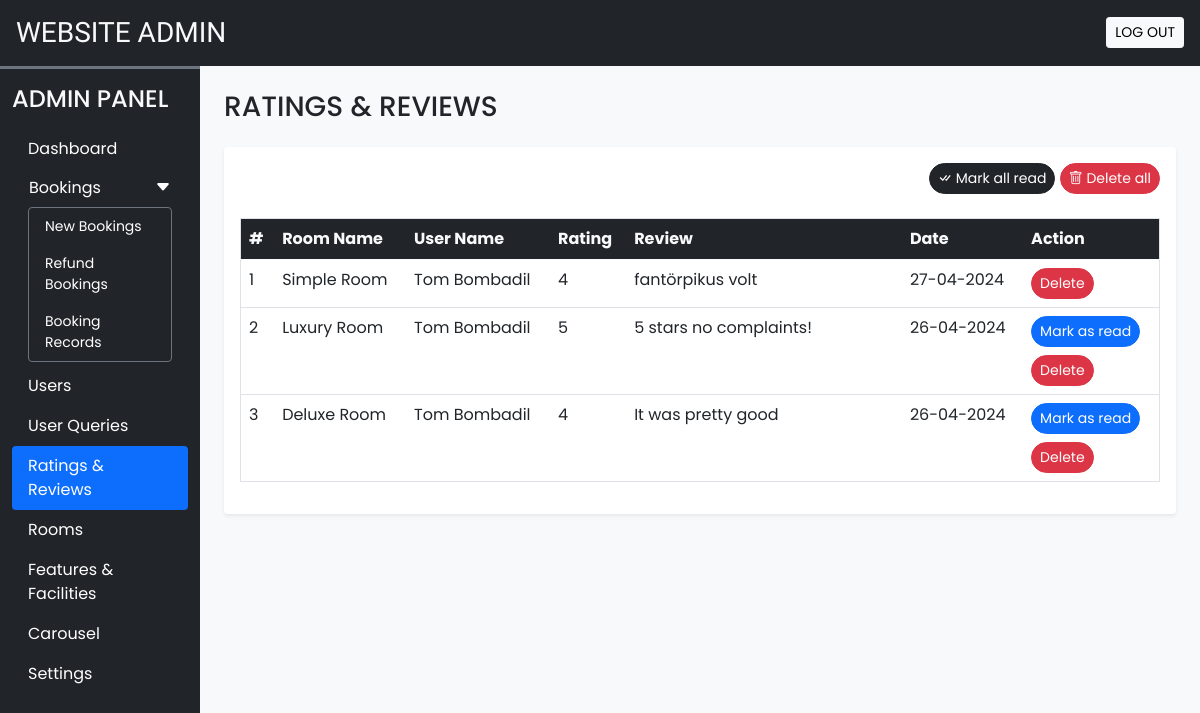
The app's page /admin/rate_review.php (signed in) with its own data.
### tables this page shows
CREATE TABLE `rating_review` (
  `sr_no` int(11) NOT NULL,
  `booking_id` int(11) NOT NULL,
  `room_id` int(11) NOT NULL,
  `user_id` int(11) NOT NULL,
  `rating` int(11) NOT NULL,
  `review` varchar(200) NOT NULL,
  `seen` int(11) NOT NULL DEFAULT 0,
  `datentime` datetime NOT NULL DEFAULT current_timestamp()
);

CREATE TABLE `rooms` (
  `id` int(11) NOT NULL,
  `name` varchar(150) NOT NULL,
  `area` int(11) NOT NULL,
  `price` int(11) NOT NULL,
  `quantity` int(11) NOT NULL,
  `adult` int(11) NOT NULL,
  `children` int(11) NOT NULL,
  `description` varchar(350) NOT NULL,
  `status` tinyint(4) NOT NULL DEFAULT 1,
  `removed` int(11) NOT NULL DEFAULT 0
);

CREATE TABLE `user_cred` (
  `id` int(11) NOT NULL,
  `name` varchar(100) NOT NULL,
  `email` varchar(150) NOT NULL,
  `address` varchar(120) NOT NULL,
  `phonenum` varchar(100) NOT NULL,
  `pincode` int(11) NOT NULL,
  `dob` date NOT NULL,
  `profile` varchar(100) NOT NULL,
  `password` varchar(200) NOT NULL,
  `is_verified` int(11) NOT NULL DEFAULT 0,
  `token` varchar(200) DEFAULT NULL,
  `t_expire` date DEFAULT NULL,
  `status` int(11) NOT NULL DEFAULT 1,
  `datentime` datetime NOT NULL DEFAULT current_timestamp()
);

### admin/rate_review.php (the view, shortened to what this page needs)
<!DOCTYPE html>
<html lang="en">
<head>
  <?php require('inc/links.php'); ?>
</head>
<body class="bg-light">
  <?php require('inc/header.php'); ?>
  <div class="container-fluid" id="main-content">
    <div class="row">
      <div class="col-lg-10 ms-auto p-4 overflow-hidden">
        <h3 class="mb-4">RATINGS & REVIEWS</h3>
        <div class="card border-0 shadow-sm mb-4">
          <div class="card-body">
            <div class="text-end mb-4">
              <a href="?seen=all" class="btn btn-dark rounded-pill shadow-none btn-sm">
                <i class="bi bi-check-all"></i> Mark all read
              </a>
              <a href="?del=all" class="btn btn-danger rounded-pill shadow-none btn-sm">
                <i class="bi bi-trash"></i> Delete all
              </a>
            </div>
            <div class="table-responsive-md">
              <table class="table table-hover border">
                <thead>
                  <tr class="bg-dark text-light">
                    <th scope="col">#</th>
                    <th scope="col">Room Name</th>
                    <th scope="col">User Name</th>
                    <th scope="col">Rating</th>
                    <th scope="col" width="30%">Review</th>
                    <th scope="col">Date</th>
                    <th scope="col">Action</th>
                  </tr>
                </thead>
                <tbody>
                  <?php
                    $q = "SELECT rr.*,uc.name AS uname, r.name AS rname FROM `rating_review` rr
                      INNER JOIN `user_cred` uc ON rr.user_id = uc.id
                      INNER JOIN `rooms` r ON rr.room_id = r.id
                      ORDER BY `sr_no` DESC";
                    $data = mysqli_query($con,$q);
                    $i=1;
                    while($row = mysqli_fetch_assoc($data))
                    {
                      $date = date('d-m-Y',strtotime($row['datentime']));
                      $seen='';
                      if($row['seen']!=1){
                        $seen = "<a href='?seen=$row[sr_no]' class='btn btn-sm rounded-pill btn-primary mb-2'>Mark as read</a> <br>";
                      }
                      $seen.="<a href='?del=$row[sr_no]' class='btn btn-sm rounded-pill btn-danger'>Delete</a>";
                      echo<<<query
                        <tr>
                          <td>$i</td>
                          <td>$row[rname]</td>
                          <td>$row[uname]</td>
                          <td>$row[rating]</td>
                          <td>$row[review]</td>
                          <td>$date</td>
                          <td>$seen</td>
                        </tr>
                      query;
                      $i++;
                    }
                  ?>
                </tbody>
              </table>
            </div>
          </div>
        </div>
      </div>
    </div>
  </div>
</body>
</html>

### admin/css/common.css (style rules this page uses)
:root { --teal: #2ec1ac; --teal_hover: #279e8c; }
* { font-family: 'Poppins', sans-serif; }

### records on screen
rating_review: room.name "Simple Room", user.name "Tom Bombadil", rating "4", review "fantörpikus volt", datentime "27-04-2024"
rating_review: room.name "Luxury Room", user.name "Tom Bombadil", rating "5", review "5 stars no complaints!", datentime "26-04-2024"
rating_review: room.name "Deluxe Room", user.name "Tom Bombadil", rating "4", review "It was pretty good", datentime "26-04-2024"
